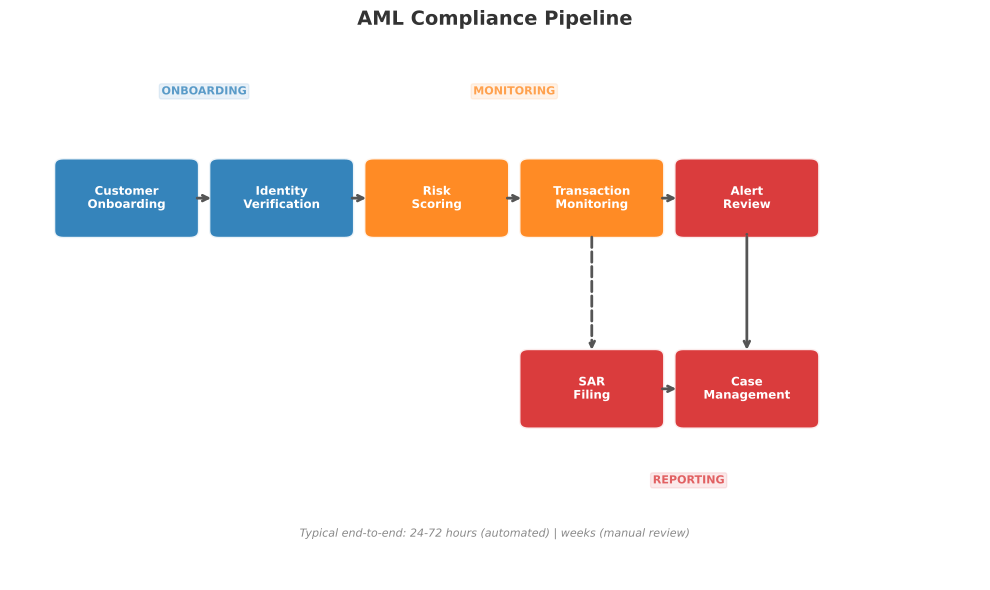

This figure's Python source:
"""
Figure 02: AML Compliance Pipeline
Horizontal flowchart showing the anti-money laundering compliance pipeline
from customer onboarding through SAR filing to case management.
"""
import sys
import os
sys.path.insert(0, os.path.join(os.path.dirname(__file__), '..', '..', '_shared'))

import matplotlib
matplotlib.use('Agg')
import matplotlib.pyplot as plt
import matplotlib.patches as mpatches
from matplotlib.patches import FancyBboxPatch, FancyArrowPatch
import numpy as np

try:
    from chart_styles import V4_COLORS, apply_v4_style, save_chart
except ImportError:
    V4_COLORS = {
        'MLPURPLE': '#9467BD', 'MLBLUE': '#1F77B4', 'MLRED': '#D62728',
        'MLORANGE': '#FF7F0E', 'MLGREEN': '#2CA02C', 'MLGRAY': '#7F7F7F',
        'MLTEAL': '#0D7377', 'MLCYAN': '#14BDEB', 'MLYELLOW': '#BCBD22',
        'MLPINK': '#E377C2', 'MLBROWN': '#8C564B',
    }
    def apply_v4_style(ax, title='', xlabel='', ylabel=''):
        ax.set_title(title, fontsize=14, fontweight='bold', pad=15, color='#333333')
        if xlabel: ax.set_xlabel(xlabel, fontsize=11, color='#555555')
        if ylabel: ax.set_ylabel(ylabel, fontsize=11, color='#555555')
        ax.spines['top'].set_visible(False)
        ax.spines['right'].set_visible(False)
        ax.spines['left'].set_color('#CCCCCC')
        ax.spines['bottom'].set_color('#CCCCCC')
        ax.tick_params(colors='#555555', labelsize=9)
        ax.set_facecolor('white')
        return ax
    def save_chart(fig, filename='chart.pdf', dpi=300):
        fig.tight_layout()
        fig.savefig(filename, format='pdf', bbox_inches='tight', dpi=dpi, facecolor='white')
        plt.close(fig)
        print(f'Saved: {filename}')

CHART_METADATA = {
    'title': 'AML Compliance Pipeline',
    'type': 'flowchart',
    'section': 'AML/KYC Compliance',
    'lecture_number': 4,
}

np.random.seed(42)

fig, ax = plt.subplots(1, 1, figsize=(10, 6))
ax.set_xlim(0, 10)
ax.set_ylim(0, 7)
ax.axis('off')
fig.patch.set_facecolor('white')

# Pipeline stages with phase coloring
stages = [
    ('Customer\nOnboarding',     1.2, 5.0, V4_COLORS['MLBLUE']),
    ('Identity\nVerification',   2.8, 5.0, V4_COLORS['MLBLUE']),
    ('Risk\nScoring',            4.4, 5.0, V4_COLORS['MLORANGE']),
    ('Transaction\nMonitoring',  6.0, 5.0, V4_COLORS['MLORANGE']),
    ('Alert\nReview',            7.6, 5.0, V4_COLORS['MLRED']),
    ('SAR\nFiling',              6.0, 2.5, V4_COLORS['MLRED']),
    ('Case\nManagement',         7.6, 2.5, V4_COLORS['MLRED']),
]

box_w, box_h = 1.3, 0.85

for label, cx, cy, color in stages:
    box = FancyBboxPatch((cx - box_w / 2, cy - box_h / 2), box_w, box_h,
                          boxstyle="round,pad=0.1",
                          facecolor=color, edgecolor='white', linewidth=2, alpha=0.90)
    ax.add_patch(box)
    ax.text(cx, cy, label, ha='center', va='center',
            fontsize=8.5, fontweight='bold', color='white')

# Horizontal arrows along top row
arrow_kw = dict(arrowstyle='->', color='#555555', lw=2)
for i in range(4):
    x_start = stages[i][1] + box_w / 2 + 0.05
    x_end = stages[i + 1][1] - box_w / 2 - 0.05
    y = 5.0
    ax.annotate('', xy=(x_end, y), xytext=(x_start, y), arrowprops=arrow_kw)

# Arrow from Alert Review down to SAR Filing
ax.annotate('', xy=(7.6, 5.0 - box_h / 2 - 0.05),
            xytext=(7.6, 5.0 - box_h / 2 - 0.05),
            arrowprops=arrow_kw)
# Vertical arrow: Alert Review -> Case Management (via a bend)
ax.annotate('', xy=(7.6, 2.5 + box_h / 2 + 0.05),
            xytext=(7.6, 5.0 - box_h / 2 - 0.05),
            arrowprops=dict(arrowstyle='->', color='#555555', lw=2))
# Horizontal arrow: SAR Filing -> Case Management
ax.annotate('', xy=(7.6 - box_w / 2 - 0.05, 2.5),
            xytext=(6.0 + box_w / 2 + 0.05, 2.5),
            arrowprops=arrow_kw)
# Arrow from Transaction Monitoring down to SAR Filing
ax.annotate('', xy=(6.0, 2.5 + box_h / 2 + 0.05),
            xytext=(6.0, 5.0 - box_h / 2 - 0.05),
            arrowprops=dict(arrowstyle='->', color='#555555', lw=2,
                            linestyle='dashed'))

# Phase labels at bottom
phases = [
    ('ONBOARDING', 2.0, 6.4, V4_COLORS['MLBLUE']),
    ('MONITORING', 5.2, 6.4, V4_COLORS['MLORANGE']),
    ('REPORTING', 7.0, 1.3, V4_COLORS['MLRED']),
]
for label, x, y, color in phases:
    ax.text(x, y, label, ha='center', va='center', fontsize=8,
            fontweight='bold', color=color, alpha=0.7,
            bbox=dict(boxstyle='round,pad=0.2', facecolor=color, alpha=0.1,
                      edgecolor=color, linewidth=1))

# Annotation for timing
ax.text(5.0, 0.6, 'Typical end-to-end: 24-72 hours (automated) | weeks (manual review)',
        ha='center', va='center', fontsize=8, color='#888888', fontstyle='italic')

ax.set_title('AML Compliance Pipeline',
             fontsize=14, fontweight='bold', pad=15, color='#333333')

output_path = os.path.join(os.path.dirname(__file__), 'chart.pdf')
save_chart(fig, output_path)
